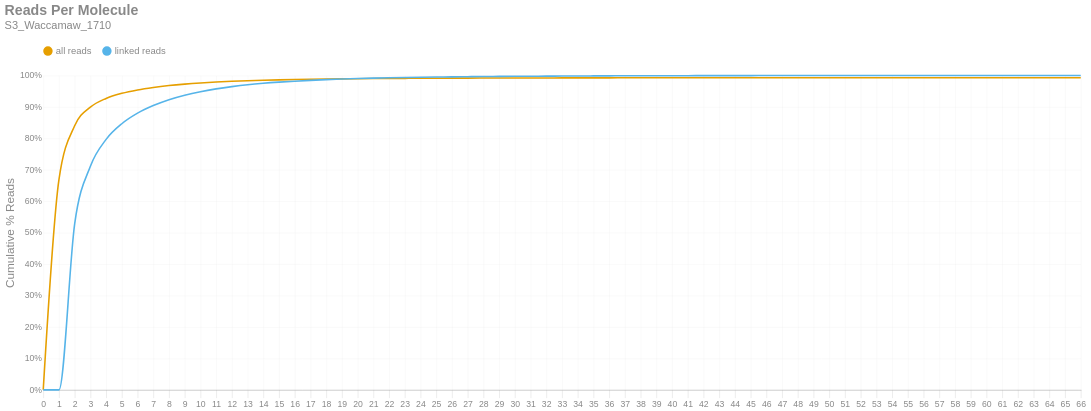

The code cell stored with this chart in its notebook:
### Markdown cell above
### Reads per Molecule
This chart shows the cumulative distribution of the number of reads per linked molecule. That is, how many alignments are associated with a unique molecule. This excludes the number of reads associated with invalid or absent linked-read barcodes. The `linked` histogram is the percentages recalculated when disregarding singletons.

### Code cell
if SKIPLR:
    print_html(f"Skipped")
else:
    counts = np.bincount(valids['reads'].cast(pl.Int64).to_numpy())
    weighted = counts * np.arange(len(counts))
    all_perc = weighted / n_reads
    linked_perc = weighted / n_linked_reads
    linked_perc[1] = 0
    binned_df = pl.DataFrame({
        'readsper': list(range(len(counts))),
        'all reads (cumsum)': np.cumsum(all_perc).tolist(),
        'linked reads (cumsum)': np.cumsum(linked_perc).tolist(),
    })

    with SafeRender(binned_df):
        (
            density_plot(binned_df, 'Reads Per Molecule', samplename, 'readspmol')
            .encode(
                x=alt.X('readsper:O', title=None).axis(labelAngle=0).scale(padding=0),
                y=alt.Y('value:Q', title='Cumulative % Reads').axis(format='%').stack(False),
                color=alt.Color("key:N").scale(domain=["all reads", "linked reads"]),
                tooltip=[
                    alt.Tooltip("key:N", title="Data Type"),
                    alt.Tooltip("readsper:O", title="Reads Per Molecule"),
                    alt.Tooltip("value:Q", format=".2%", title="% Reads (Cum.)")
                ]            
            )
        ).display()

### Figure 1 — Vega-Lite specification as saved in the notebook (floating-point values rounded to 4 significant figures)
{"width": "container", "height": 400, "config": {"title": {"anchor": "start", "dy": -15, "fontSize": 18, "color": "#888888", "subtitleColor": "#888888", "subtitleFontSize": 14}, "arc": {"fill": "#0072B2"}, "axis": {"domainColor": "#888888", "domainWidth": 0.5, "gridWidth": 0.2, "grid": false, "titleFontWeight": 400, "titleFontSize": 15, "labelFontSize": 11, "labelColor": "#888888", "tickColor": "#888888", "tickWidth": 0.2, "titleColor": "#888888"}, "axisBand": {"grid": false}, "axisX": {"grid": true, "tickSize": 10, "domainCap": "round"}, "axisY": {"domain": false, "grid": true, "tickSize": 0, "domainCap": "round"}, "background": "transparent", "header": {"labelFontSize": 15, "labelColor": "#888888", "titleFontSize": 15, "titleFontWeight": 600, "titleColor": "#888888"}, "legend": {"labelFont": "sans-serif", "labelFontSize": 12, "labelColor": "#888888", "symbolSize": 100, "symbolType": "circle", "titleFontSize": 12, "titlePadding": 10, "titleColor": "#888888", "title": null, "orient": "top"}, "range": {"category": ["#E69F00", "#56B4E9", "#009E73", "#F0E442", "#0072B2", "#D55E00", "#CC79A7", "#000000"], "diverging": ["#cfe8f3", "#a2d4ec", "#73bfe2", "#46abdb", "#1696d2", "#12719e"]}, "area": {"fill": "#0072B2", "fillOpacity": 0.7, "line": true, "strokeOpacity": 0.7}, "line": {"color": "#0072B2", "stroke": "#0072B2", "strokeWidth": 2}, "trail": {"color": "#0072B2", "stroke": "#0072B2", "strokeWidth": 0, "size": 1}, "point": {"filled": true, "fillOpacity": 1.0, "size": 95}, "text": {"color": "#888888", "fontSize": 11, "align": "right", "fontWeight": 400, "size": 11}, "bar": {"fill": "#0072B2", "stroke": null}, "view": {"stroke": null, "continuousWidth": 660, "continuousHeight": 400}}, "data": {"name": "data-e7033819382a67af804c0969a4845747"}, "mark": {"type": "line", "interpolate": "monotone", "point": {"opacity": 0, "size": 275}}, "encoding": {"color": {"field": "key", "scale": {"domain": ["all reads", "linked reads"]}, "type": "nominal"}, "tooltip": [{"field": "key", "title": "Data Type", "type": "nominal"}, {"field": "readsper", "title": "Reads Per Molecule", "type": "ordinal"}, {"field": "value", "format": ".2%", "title": "% Reads (Cum.)", "type": "quantitative"}], "x": {"axis": {"labelAngle": 0}, "field": "readsper", "scale": {"padding": 0}, "title": null, "type": "ordinal"}, "y": {"axis": {"format": "%"}, "field": "value", "stack": false, "title": "Cumulative % Reads", "type": "quantitative"}}, "params": [{"name": "param_c36ac31b6afebe62", "select": {"type": "point", "fields": ["key"]}, "bind": "legend"}], "title": {"text": "Reads Per Molecule", "subtitle": "S3_Waccamaw_1710"}, "transform": [{"fold": ["all reads (cumsum)", "linked reads (cumsum)"]}, {"calculate": "replace(datum.key, ' (cumsum)', '')", "as": "key"}, {"filter": {"param": "param_c36ac31b6afebe62"}}], "usermeta": {"embedOptions": {"downloadFileName": "S3_Waccamaw_1710.readspmol"}}, "$schema": "https://vega.github.io/schema/vega-lite/v6.1.0.json", "datasets": {"data-e7033819382a67af804c0969a4845747": [{"readsper": 0, "all reads (cumsum)": 0.0, "linked reads (cumsum)": 0.0}, {"readsper": 1, "all reads (cumsum)": 0.669, "linked reads (cumsum)": 0.0}, {"readsper": 2, "all reads (cumsum)": 0.84, "linked reads (cumsum)": 0.528}, {"readsper": 3, "all reads (cumsum)": 0.8993, "linked reads (cumsum)": 0.7112}, {"readsper": 4, "all reads (cumsum)": 0.927, "linked reads (cumsum)": 0.7966}, {"readsper": 5, "all reads (cumsum)": 0.9431, "linked reads (cumsum)": 0.8464}, {"readsper": 6, "all reads (cumsum)": 0.954, "linked reads (cumsum)": 0.88}, {"readsper": 7, "all reads (cumsum)": 0.9618, "linked reads (cumsum)": 0.9042}, {"readsper": 8, "all reads (cumsum)": 0.9679, "linked reads (cumsum)": 0.923}, {"readsper": 9, "all reads (cumsum)": 0.9725, "linked reads (cumsum)": 0.9373}, {"readsper": 10, "all reads (cumsum)": 0.9761, "linked reads (cumsum)": 0.9484}, {"readsper": 11, "all reads (cumsum)": 0.979, "linked reads (cumsum)": 0.9573}, {"readsper": 12, "all reads (cumsum)": 0.9813, "linked reads (cumsum)": 0.9645}, {"readsper": 13, "all reads (cumsum)": 0.9833, "linked reads (cumsum)": 0.9706}, {"readsper": 14, "all reads (cumsum)": 0.9848, "linked reads (cumsum)": 0.9752}, {"readsper": 15, "all reads (cumsum)": 0.986, "linked reads (cumsum)": 0.9789}, {"readsper": 16, "all reads (cumsum)": 0.9869, "linked reads (cumsum)": 0.9818}, {"readsper": 17, "all reads (cumsum)": 0.9878, "linked reads (cumsum)": 0.9844}, {"readsper": 18, "all reads (cumsum)": 0.9885, "linked reads (cumsum)": 0.9867}, {"readsper": 19, "all reads (cumsum)": 0.9891, "linked reads (cumsum)": 0.9886}, {"readsper": 20, "all reads (cumsum)": 0.9897, "linked reads (cumsum)": 0.9902}, {"readsper": 21, "all reads (cumsum)": 0.9901, "linked reads (cumsum)": 0.9916}, {"readsper": 22, "all reads (cumsum)": 0.9905, "linked reads (cumsum)": 0.9928}, {"readsper": 23, "all reads (cumsum)": 0.9908, "linked reads (cumsum)": 0.9937}, {"readsper": 24, "all reads (cumsum)": 0.9911, "linked reads (cumsum)": 0.9945}, {"readsper": 25, "all reads (cumsum)": 0.9912, "linked reads (cumsum)": 0.9951}, {"readsper": 26, "all reads (cumsum)": 0.9914, "linked reads (cumsum)": 0.9956}, {"readsper": 27, "all reads (cumsum)": 0.9916, "linked reads (cumsum)": 0.9962}, {"readsper": 28, "all reads (cumsum)": 0.9918, "linked reads (cumsum)": 0.9967}, {"readsper": 29, "all reads (cumsum)": 0.9919, "linked reads (cumsum)": 0.997}, {"readsper": 30, "all reads (cumsum)": 0.992, "linked reads (cumsum)": 0.9973}, {"readsper": 31, "all reads (cumsum)": 0.9921, "linked reads (cumsum)": 0.9976}, {"readsper": 32, "all reads (cumsum)": 0.9921, "linked reads (cumsum)": 0.9978}, {"readsper": 33, "all reads (cumsum)": 0.9922, "linked reads (cumsum)": 0.9981}, {"readsper": 34, "all reads (cumsum)": 0.9923, "linked reads (cumsum)": 0.9983}, {"readsper": 35, "all reads (cumsum)": 0.9924, "linked reads (cumsum)": 0.9986}, {"readsper": 36, "all reads (cumsum)": 0.9924, "linked reads (cumsum)": 0.9987}, {"readsper": 37, "all reads (cumsum)": 0.9925, "linked reads (cumsum)": 0.9989}, {"readsper": 38, "all reads (cumsum)": 0.9925, "linked reads (cumsum)": 0.999}, {"readsper": 39, "all reads (cumsum)": 0.9926, "linked reads (cumsum)": 0.9991}, {"readsper": 40, "all reads (cumsum)": 0.9926, "linked reads (cumsum)": 0.9992}, {"readsper": 41, "all reads (cumsum)": 0.9926, "linked reads (cumsum)": 0.9993}, {"readsper": 42, "all reads (cumsum)": 0.9926, "linked reads (cumsum)": 0.9994}, {"readsper": 43, "all reads (cumsum)": 0.9926, "linked reads (cumsum)": 0.9994}, {"readsper": 44, "all reads (cumsum)": 0.9927, "linked reads (cumsum)": 0.9995}, {"readsper": 45, "all reads (cumsum)": 0.9927, "linked reads (cumsum)": 0.9996}, {"readsper": 46, "all reads (cumsum)": 0.9927, "linked reads (cumsum)": 0.9996}, {"readsper": 47, "all reads (cumsum)": 0.9927, "linked reads (cumsum)": 0.9997}, {"readsper": 48, "all reads (cumsum)": 0.9928, "linked reads (cumsum)": 0.9997}, {"readsper": 49, "all reads (cumsum)": 0.9928, "linked reads (cumsum)": 0.9998}, {"readsper": 50, "all reads (cumsum)": 0.9928, "linked reads (cumsum)": 0.9998}, {"readsper": 51, "all reads (cumsum)": 0.9928, "linked reads (cumsum)": 0.9998}, {"readsper": 52, "all reads (cumsum)": 0.9928, "linked reads (cumsum)": 0.9998}, {"readsper": 53, "all reads (cumsum)": 0.9928, "linked reads (cumsum)": 0.9998}, {"readsper": 54, "all reads (cumsum)": 0.9928, "linked reads (cumsum)": 0.9998}, {"readsper": 55, "all reads (cumsum)": 0.9928, "linked reads (cumsum)": 0.9998}, {"readsper": 56, "all reads (cumsum)": 0.9928, "linked reads (cumsum)": 0.9999}, {"readsper": 57, "all reads (cumsum)": 0.9928, "linked reads (cumsum)": 0.9999}, {"readsper": 58, "all reads (cumsum)": 0.9928, "linked reads (cumsum)": 0.9999}, {"readsper": 59, "all reads (cumsum)": 0.9928, "linked reads (cumsum)": 0.9999}, {"readsper": 60, "all reads (cumsum)": 0.9928, "linked reads (cumsum)": 0.9999}, {"readsper": 61, "all reads (cumsum)": 0.9928, "linked reads (cumsum)": 0.9999}, {"readsper": 62, "all reads (cumsum)": 0.9928, "linked reads (cumsum)": 0.9999}, {"readsper": 63, "all reads (cumsum)": 0.9928, "linked reads (cumsum)": 0.9999}, {"readsper": 64, "all reads (cumsum)": 0.9928, "linked reads (cumsum)": 0.9999}, {"readsper": 65, "all reads (cumsum)": 0.9928, "linked reads (cumsum)": 1.0}, {"readsper": 66, "all reads (cumsum)": 0.9928, "linked reads (cumsum)": 1.0}]}}
